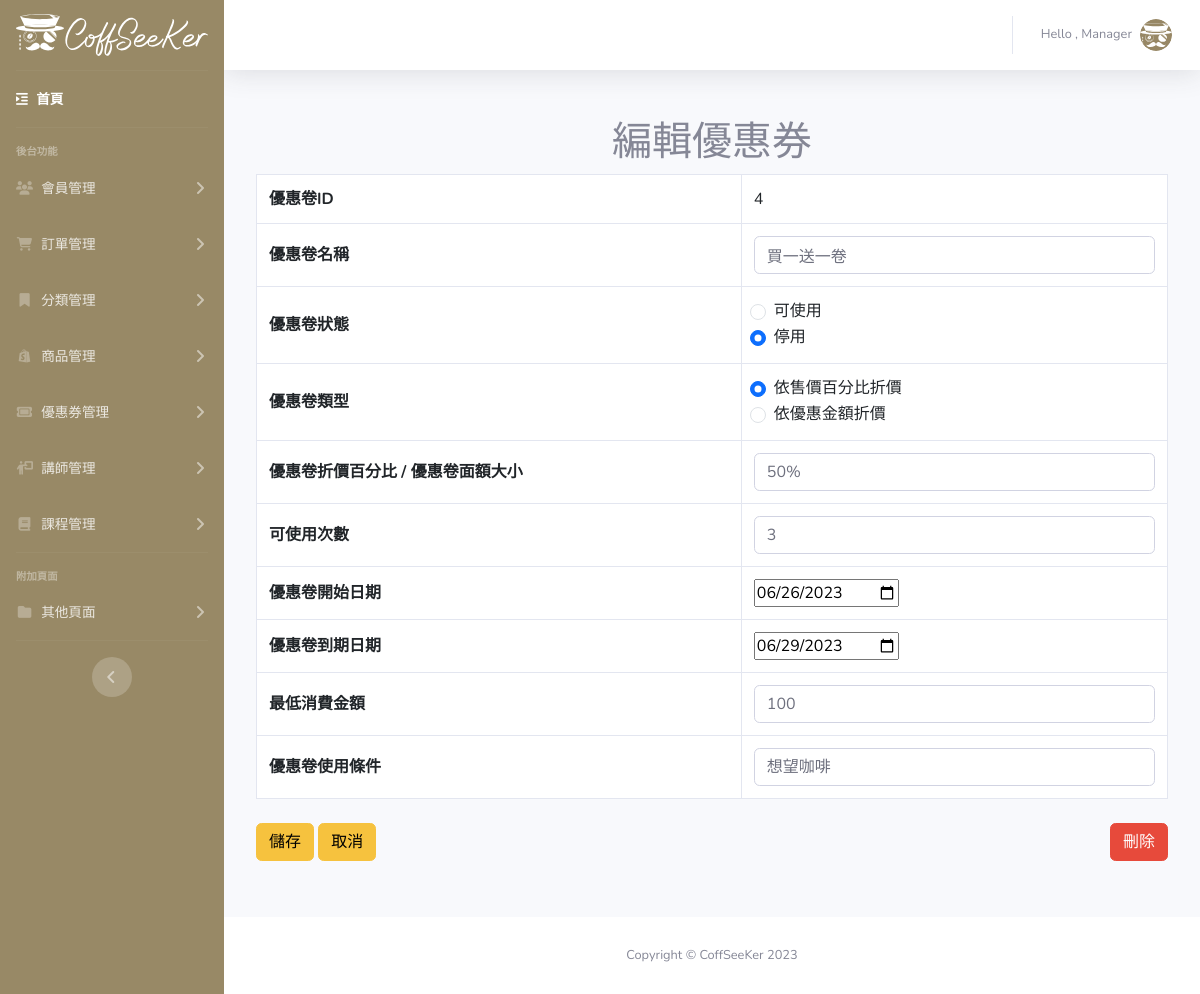
Screenshot of /Coffseeker-Admin/Coupon-edit.php?coupon_id=4 with the database file from the repository.
### tables this page shows
CREATE TABLE `coupon` (
  `coupon_id` int(5) NOT NULL,
  `coupon_name` text NOT NULL,
  `coupon_code` varchar(10) NOT NULL,
  `coupon_valid` tinyint(4) NOT NULL,
  `valid_description` varchar(255) NOT NULL,
  `discount_type` text NOT NULL,
  `discount_value` varchar(10) NOT NULL,
  `start_at` date NOT NULL,
  `expires_at` date NOT NULL,
  `created_at` date NOT NULL,
  `updated_at` date NOT NULL,
  `max_usage` int(5) NOT NULL,
  `used_times` int(5) NOT NULL,
  `price_min` int(11) NOT NULL,
  `usage_restriction` varchar(50) NOT NULL,
  `user_id` int(10) NOT NULL
);

### Coffseeker-Admin/coupon-edit.php (the view, shortened to what this page needs)
<?php
$id = $_GET["coupon_id"];
require_once("../db_connect.php");
$sql = "SELECT * FROM coupon WHERE coupon_id=$id";
$result = $conn->query($sql);
$row = $result->fetch_assoc();
$query = "SELECT DISTINCT product_brand FROM product";
$result = $conn->query($query);
?>
<!DOCTYPE html>
<html lang="en">
<head>
    <?php include("modal/template.php") ?>
</head>
<body id="page-top">
    <div id="wrapper">
        <?php include("modal/sidebar.php") ?>
        <div id="content-wrapper" class="d-flex flex-column">
            <div id="content">
                <?php include("modal/topbar.php") ?>
                <div class="container my-5">
                    <h1 class="text-center">編輯優惠券</h1>
                    <div class="m-2">
                        <form action="action/coupon/doUpdate.php" method="post" onsubmit="return checkForm()">
                            <table class="table table-bordered ">
                                <tr>
                                    <th>優惠卷ID</th>
                                    <td>
                                        <?= $row["coupon_id"] ?>
                                    </td>
                                </tr>
                                <tr>
                                    <th>優惠卷名稱</th>
                                    <td>
                                        <input type="text" class="form-control" value="<?= $row["coupon_name"] ?>" name="coupon_name">
                                    </td>
                                </tr>
                                <tr>
                                    <th>優惠卷狀態</th>
                                    <td>
                                        <div class="form-check">
                                            <input class="form-check-input" type="radio" name="coupon_valid" value="1" <?php if ($row["coupon_valid"] == 1) echo 'checked'; ?>>
                                            <label class="form-check-label">
                                                可使用
                                            </label>
                                        </div>
                                        <div class="form-check">
                                            <input class="form-check-input" type="radio" name="coupon_valid" value="-1" <?php if ($row["coupon_valid"] == -1) echo 'checked'; ?>>
                                            <label class="form-check-label">
                                                停用
                                            </label>
                                        </div>
                                    </td>
                                </tr>
                                <tr>
                                    <th>優惠卷類型</th>
                                    <td>
                                        <div class="form-check">
                                            <input class="form-check-input" type="radio" name="discount_type" id="discount_type1" value="百分比" <?php if ($row["discount_type"] == "百分比") echo 'checked'; ?>>
                                            <label class="form-check-label" for="exampleRadios1">
                                                依售價百分比折價
                                            </label>
                                        </div>
                                        <div class="form-check">
                                            <input class="form-check-input" type="radio" name="discount_type" id="discount_type2" value="金額" <?php if ($row["discount_type"] == "金額") echo 'checked'; ?>>
                                            <label class="form-check-label" for="exampleRadios2">
                                                依優惠金額折價
                                            </label>
                                        </div>
                                    </td>
                                </tr>
                                <tr>
                                    <th>優惠卷折價百分比 / 優惠卷面額大小</th>
                                    <td>
                                        <input type="text" class="form-control" value="<?= $row["discount_value"] ?>" name="discount_value">
                                    </td>
                                </tr>
                                <tr>
                                    <th>可使用次數</th>
                                    <td>
                                        <input type="text" class="form-control" value="<?= $row["max_usage"] ?>" name="max_usage">
                                    </td>
                                </tr>
                                <tr>
                                    <th>優惠卷開始日期</th>
                                    <td>
                                        <input type="date" value="<?= $row["start_at"] ?>" name="start_at">
                                    </td>
                                </tr>
                                <tr>
                                    <th>優惠卷到期日期</th>
                                    <td>
                                        <input type="date" value="<?= $row["expires_at"] ?>" name="expires_at">
                                    </td>
                                </tr>
                                <tr>
                                    <th>最低消費金額</th>
                                    <td>
                                        <input type="text" class="form-control" value="<?= $row["price_min"] ?>" name="price_min">
                                    </td>
                                </tr>
                                <tr>
                                    <th>優惠卷使用條件</th>
                                    <td>
                                        <select name="usage_restriction" class="form-control">
                                            <?php
                                            while ($brandRow = $result->fetch_assoc()) {
                                                $productBrand = $brandRow["product_brand"];
                                                $selected = ($productBrand === $row["usage_restriction"]) ? "selected" : "";
                                                echo "<option value=\"$productBrand\" $selected>$productBrand</option>";
                                            }
                                            ?>
                                        </select>
                                    </td>
                                </tr>
                            </table>
                            <div class="py-2 d-flex justify-content-between">
                                <div>
                                    <button class="btn btn-warning" type="submit" data-bs-toggle="modal" data-bs-target="#errorModal">儲存</button>
                                    <a class="btn btn-warning" href="coupon.php?coupon_id=<?= $row["coupon_id"] ?>">取消</a>
                                </div>
                                <button class="btn btn-danger" type="button" data-bs-toggle="modal" data-bs-target="#deleteModal">刪除</button>
                            </div>
                        </form>
                    </div>
                </div>
            </div>
            <?php include("modal/footer.php") ?>
        </div>
    </div>
</body>
</html>

### Coffseeker-Admin/css/style.css (style rules this page uses)
:root { --milky:#988966; }
.btn-warning { color: black; }

### rows the page displays
coupon: coupon_id "4", coupon_name "買一送一卷", coupon_valid "☑", discount_type "☑", discount_value "50%", max_usage "3", start_at "06/26/2023", expires_at "06/29/2023", price_min "100"

### other values shown
form field usage_restriction "想望咖啡"
